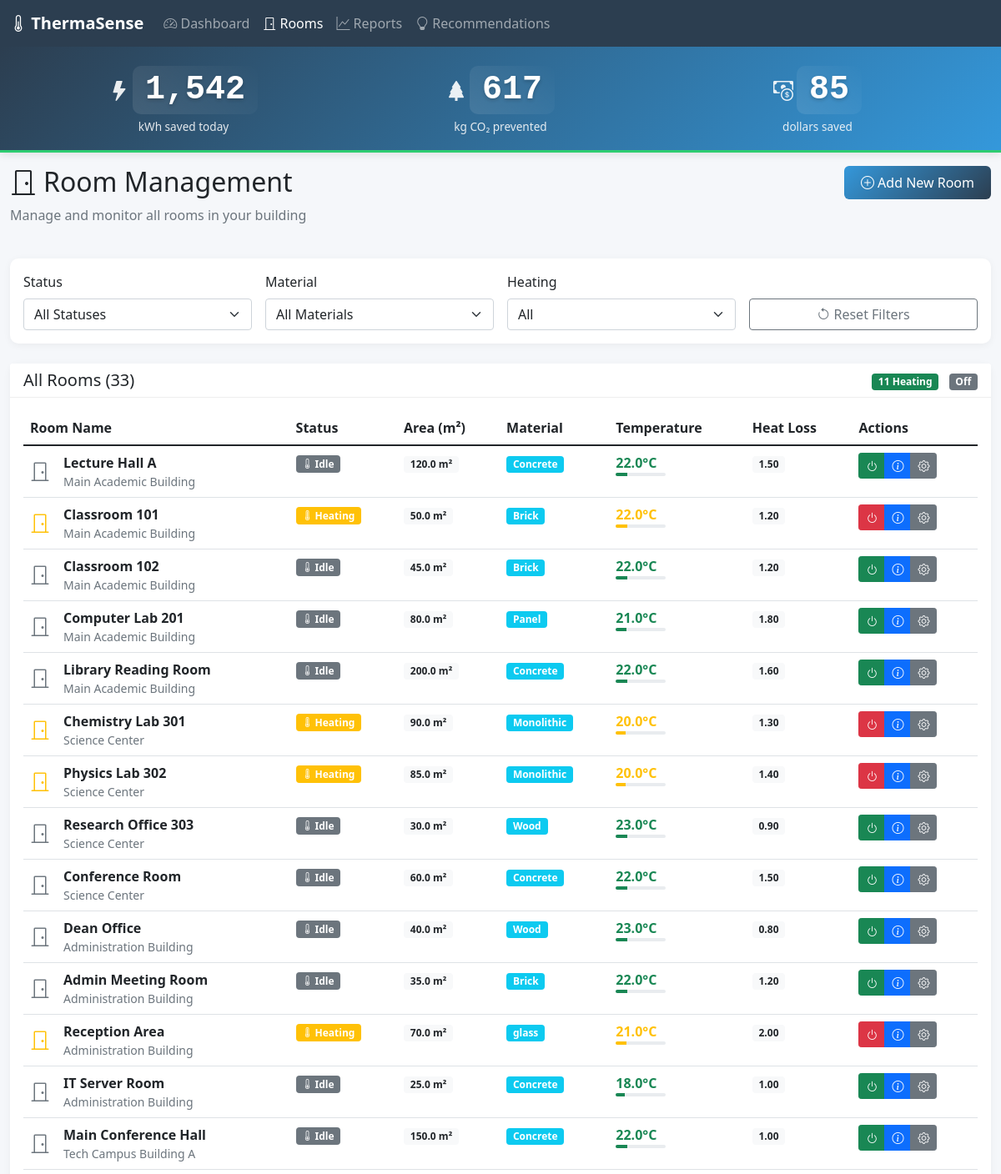
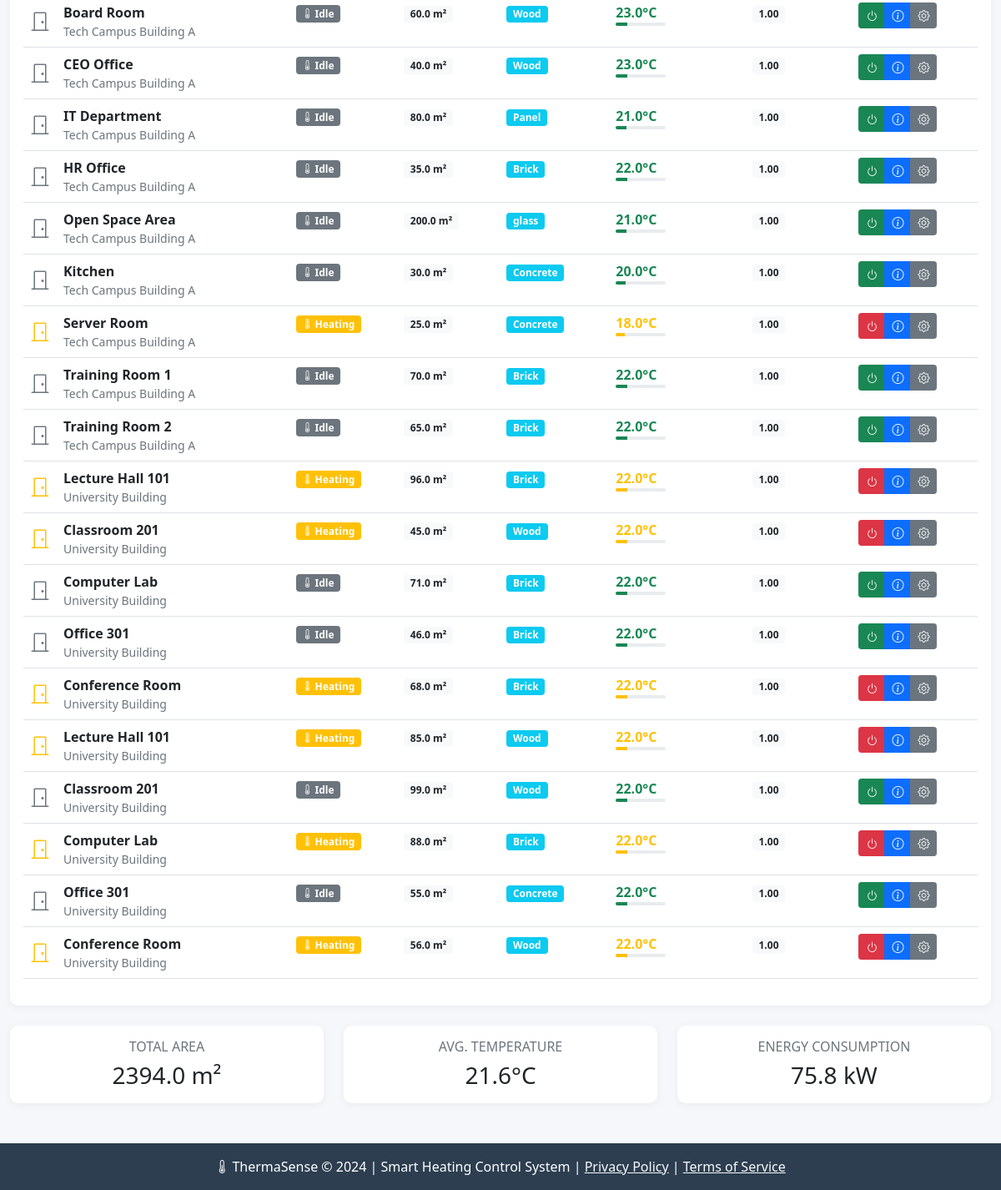
Screenshot of /core/rooms/ (signed in) with the database file from the repository (2 pictures, top to bottom).
### core/models.py (models this page shows, shortened)
class Room(models.Model):
    WALL_MATERIAL_CHOICES = [
        ('brick', 'Brick'),
        ('concrete', 'Concrete'),
        ('wood', 'Wood'),
        ('panel', 'Panel'),
        ('monolithic', 'Monolithic'),
    ]
    name = models.CharField(max_length=200)
    building = models.ForeignKey(Building, on_delete=models.CASCADE, related_name='rooms')
    area = models.FloatField(validators=[MinValueValidator(1)])
    wall_material = models.CharField(max_length=20, choices=WALL_MATERIAL_CHOICES)
    heat_loss_coefficient = models.FloatField(
        default=1.0,
        validators=[MinValueValidator(0.1), MaxValueValidator(5.0)]
    )
    heating_status = models.BooleanField(default=False)
    target_temperature = models.FloatField(default=22.0)
    comfort_temperature = models.FloatField(default=18.0)
    created_at = models.DateTimeField(auto_now_add=True)
    updated_at = models.DateTimeField(auto_now=True)
    class Meta:
        verbose_name = "Room"
        verbose_name_plural = "Rooms"

class Building(models.Model):
    name = models.CharField(max_length=200)
    address = models.TextField(blank=True)
    total_area = models.FloatField(validators=[MinValueValidator(1)])
    created_at = models.DateTimeField(auto_now_add=True)
    updated_at = models.DateTimeField(auto_now=True)
    class Meta:
        verbose_name = "Building"
        verbose_name_plural = "Buildings"

### core/views.py (the view)
# urls.py: path('rooms/', views.room_list, name='room_list'),
@login_required
def room_list(request):
    rooms = Room.objects.all()
    total_rooms = rooms.count()
    heated_rooms = rooms.filter(heating_status=True).count()
    total_area = sum(room.area for room in rooms)
    avg_temperature = sum(room.target_temperature for room in rooms) / total_rooms if total_rooms > 0 else 0
    total_power = sum(room.area * 0.1 for room in rooms if room.heating_status)
    context = {
        'rooms': rooms,
        'total_rooms': total_rooms,
        'heated_rooms': heated_rooms,
        'total_area': total_area,
        'avg_temperature': avg_temperature,
        'total_power': total_power,
    }
    return render(request, 'core/room_list.html', context)

### templates/core/room_list.html (shortened to what this page needs)
{% extends 'base.html' %}
{% block content %}
<div class="row mb-4">
    <div class="col">
        <h2><i class="bi bi-door-closed me-2"></i>Room Management</h2>
        <p class="text-muted">Manage and monitor all rooms in your building</p>
    </div>
    <div class="col-auto">
        <a href="/admin/core/room/add/" class="btn btn-thermasense">
            <i class="bi bi-plus-circle"></i> Add New Room
        </a>
    </div>
</div>
<div class="card mb-4">
    <div class="card-body">
        <div class="row g-3">
            <div class="col-md-3">
                <label class="form-label">Status</label>
                <select class="form-select" onchange="filterRooms()" id="statusFilter">
                    <option value="">All Statuses</option>
                </select>
            </div>
            <div class="col-md-3">
                <label class="form-label">Material</label>
                <select class="form-select" onchange="filterRooms()" id="materialFilter">
                    <option value="">All Materials</option>
                </select>
            </div>
            <div class="col-md-3">
                <label class="form-label">Heating</label>
                <select class="form-select" onchange="filterRooms()" id="heatingFilter">
                    <option value="">All</option>
                </select>
            </div>
            <div class="col-md-3">
                <label class="form-label">&nbsp;</label>
                <button class="btn btn-outline-secondary w-100" onclick="resetFilters()">
                    <i class="bi bi-arrow-counterclockwise"></i> Reset Filters
                </button>
            </div>
        </div>
    </div>
</div>
<div class="card">
    <div class="card-header d-flex justify-content-between align-items-center">
        <h5 class="mb-0">All Rooms ({{ rooms|length }})</h5>
        <div>
            <span class="badge bg-success me-2">{{ heated_rooms }} Heating</span>
            <span class="badge bg-secondary">{{ rooms|length|add:"-heated_rooms" }} Off</span>
        </div>
    </div>
    <div class="card-body">
        {% if rooms %}
        <div class="table-responsive">
            <table class="table table-hover">
                <thead>
                    <tr>
                        <th>Room Name</th>
                        <th>Status</th>
                        <th>Area (m²)</th>
                        <th>Material</th>
                        <th>Temperature</th>
                        <th>Heat Loss</th>
                        <th>Actions</th>
                    </tr>
                </thead>
                <tbody>
                    {% for room in rooms %}
                    <tr class="room-row"
                        data-status="{% if room.is_occupied %}occupied{% elif room.heating_status %}heating{% else %}idle{% endif %}"
                        data-material="{{ room.wall_material }}"
                        data-heating="{% if room.heating_status %}on{% else %}off{% endif %}">
                        <td>
                            <div class="d-flex align-items-center">
                                <div class="me-3">
                                    <i class="bi bi-door-closed fs-4
                                        {% if room.heating_status and room.is_occupied %}text-danger
                                        {% elif room.is_occupied %}text-success
                                        {% elif room.heating_status %}text-warning
                                        {% else %}text-secondary{% endif %}"></i>
                                </div>
                                <div>
                                    <strong>{{ room.name }}</strong>
                                    <div class="small text-muted">{{ room.building.name|default:"No building" }}</div>
                                </div>
                            </div>
                        </td>
                        <td>
                            {% if room.is_occupied %}
                                <span class="badge bg-success">
                                    <i class="bi bi-people-fill"></i> Occupied
                                </span>
                            {% elif room.heating_status %}
                                <span class="badge bg-warning">
                                    <i class="bi bi-thermometer-high"></i> Heating
                                </span>
                            {% else %}
                                <span class="badge bg-secondary">
                                    <i class="bi bi-thermometer-low"></i> Idle
                                </span>
                            {% endif %}
                        </td>
                        <td>
                            <span class="badge bg-light text-dark">{{ room.area }} m²</span>
                        </td>
                        <td>
                            <span class="badge bg-info text-white">{{ room.get_wall_material_display }}</span>
                        </td>
                        <td>
                            <div class="temperature-indicator">
                                <span class="fw-bold {% if room.heating_status %}text-warning{% else %}text-success{% endif %}">
                                    {{ room.target_temperature }}°C
                                </span>
                                <div class="progress" style="height: 4px; width: 60px;">
                                    <div class="progress-bar {% if room.heating_status %}bg-warning{% else %}bg-success{% endif %}"
                                         style="width: {{ room.target_temperature }}%"></div>
                                </div>
                            </div>
                        </td>
                        <td>
                            <span class="badge bg-light text-dark">{{ room.heat_loss_coefficient|floatformat:2 }}</span>
                        </td>
                        <td>
                            <div class="btn-group btn-group-sm">
                                <button class="btn {% if room.heating_status %}btn-danger{% else %}btn-success{% endif %}"
                                        onclick="toggleHeating('{{ room.id }}', '{{ room.heating_status }}')">
                                    <i class="bi bi-power"></i>
                                </button>
                                <a href="{% url 'room_detail' room.id %}" class="btn btn-primary">
                                    <i class="bi bi-info-circle"></i>
                                </a>
                                <a href="/admin/core/room/{{ room.id }}/change/" class="btn btn-secondary">
                                    <i class="bi bi-gear"></i>
                                </a>
                            </div>
                        </td>
                    </tr>
                    {% endfor %}
                </tbody>
            </table>
        </div>
        {% endif %}
    </div>
</div>
<div class="row mt-4">
    <div class="col-md-4">
        <div class="card">
            <div class="card-body text-center">
                <h6 class="text-uppercase text-muted mb-2">Total Area</h6>
                <h3 class="mb-0">{{ total_area|default:"0" }} m²</h3>
            </div>
        </div>
    </div>
    <div class="col-md-4">
        <div class="card">
            <div class="card-body text-center">
                <h6 class="text-uppercase text-muted mb-2">Avg. Temperature</h6>
                <h3 class="mb-0">{{ avg_temperature|default:"0"|floatformat:1 }}°C</h3>
            </div>
        </div>
    </div>
    <div class="col-md-4">
        <div class="card">
            <div class="card-body text-center">
                <h6 class="text-uppercase text-muted mb-2">Energy Consumption</h6>
                <h3 class="mb-0">{{ total_power|default:"0"|floatformat:1 }} kW</h3>
            </div>
        </div>
    </div>
</div>
{% endblock %}

### templates/base.html (shortened to what this page needs)
<!DOCTYPE html>
<html lang="en">
<head>
    <link href="https://cdn.jsdelivr.net/npm/bootstrap@5.1.3/dist/css/bootstrap.min.css" rel="stylesheet">
    <link rel="stylesheet" href="https://cdn.jsdelivr.net/npm/bootstrap-icons@1.8.1/font/bootstrap-icons.css">
</head>
<body>
    <nav class="navbar navbar-expand-lg navbar-dark" style="background-color: var(--primary-color);">
        <div class="container-fluid">
            <a class="navbar-brand" href="{% url 'dashboard' %}">
                <i class="bi bi-thermometer-half"></i> ThermaSense
            </a>
            <div class="collapse navbar-collapse" id="navbarNav">
                <ul class="navbar-nav me-auto">
                    <li class="nav-item">
                        <a class="nav-link {% if request.path == '/dashboard/' %}active{% endif %}" href="{% url 'dashboard' %}">
                            <i class="bi bi-speedometer2"></i> Dashboard
                        </a>
                    </li>
                    <li class="nav-item">
                        <a class="nav-link {% if '/rooms/' in request.path %}active{% endif %}" href="{% url 'room_list' %}">
                            <i class="bi bi-door-closed"></i> Rooms
                        </a>
                    </li>
                    <li class="nav-item">
                        <a class="nav-link {% if '/reports/' in request.path %}active{% endif %}" href="{% url 'reports' %}">
                            <i class="bi bi-graph-up"></i> Reports
                        </a>
                    </li>
                    <li class="nav-item">
                        <a class="nav-link" href="{% url 'generate_recommendations' %}">
                            <i class="bi bi-lightbulb"></i> Recommendations
                        </a>
                    </li>
                </ul>
            </div>
        </div>
    </nav>
<div class="live-counter-container py-2" style="background: linear-gradient(135deg, #2c3e50, #3498db); color: white;">
    <div class="container">
        <div class="row text-center">
            <div class="col-md-4">
                <div class="counter-item">
                    <i class="bi bi-lightning-fill fs-4"></i>
                    <div class="counter display-6 fw-bold" data-target="1542">0</div>
                    <small class="text-light">kWh saved today</small>
                </div>
            </div>
            <div class="col-md-4">
                <div class="counter-item">
                    <i class="bi bi-tree-fill fs-4"></i>
                    <div class="counter display-6 fw-bold" data-target="617">0</div>
                    <small class="text-light">kg CO₂ prevented</small>
                </div>
            </div>
            <div class="col-md-4">
                <div class="counter-item">
                    <i class="bi bi-cash-coin fs-4"></i>
                    <div class="counter display-6 fw-bold" data-target="85">0</div>
                    <small class="text-light">dollars saved</small>
                </div>
            </div>
        </div>
    </div>
</div>
    <div class="container-fluid mt-3">
        {% block content %}{% endblock %}
    </div>
    <footer class="mt-5 py-3 text-center" style="background-color: var(--primary-color); color: white;">
        <div class="container">
            <p class="mb-0">
                <i class="bi bi-thermometer-half"></i> ThermaSense &copy; 2024
                | Smart Heating Control System
                | <a href="#" class="text-light">Privacy Policy</a>
                | <a href="#" class="text-light">Terms of Service</a>
            </p>
        </div>
    </footer>
</body>
</html>

### templates/base.html (style rules this page uses)
:root { --primary-color: #2c3e50; --secondary-color: #3498db; --success-color: #27ae60; --warning-color: #f39c12; --danger-color: #e74c3c; --light-bg: #f8f9fa; }
body { background-color: #f5f7fa; font-family: 'Segoe UI', Tahoma, Geneva, Verdana, sans-serif; }
.navbar-brand { font-weight: 600; }
.card { border: none; border-radius: 10px; box-shadow: 0 2px 10px rgba(0,0,0,0.05); transition: transform 0.2s; }
.btn-thermasense { background: linear-gradient(135deg, #3498db, #2c3e50); color: white; border: none; border-radius: 6px; padding: 8px 20px; }
.card-header { background-color: white; border-bottom: 1px solid #eee; font-weight: 600; }
.live-counter-container { box-shadow: 0 2px 10px rgba(0,0,0,0.1); border-bottom: 3px solid #2ecc71; }
.counter-item { padding: 10px; transition: transform 0.3s; }
.counter { font-family: 'Courier New', monospace; text-shadow: 0 2px 4px rgba(0,0,0,0.2); background: linear-gradient(45deg, rgba(255,255,255,0.1), transparent); padding: 5px 15px; border-radius: 10px; display: inline-block; margin: 5px 0; }
.counter-item i { opacity: 0.9; margin-bottom: 5px; }
.counter-item small { display: block; font-size: 0.85rem; opacity: 0.9; }

### rows the page displays
Room: heating_status False (drawn), name "Lecture Hall A", building.name "Main Academic Building", area "120.0", wall_material "Concrete", target_temperature "22.0", heat_loss_coefficient "1.50"
Room: heating_status True (drawn), name "Classroom 101", building.name "Main Academic Building", area "50.0", wall_material "Brick", target_temperature "22.0", heat_loss_coefficient "1.20"
Room: heating_status False (drawn), name "Classroom 102", building.name "Main Academic Building", area "45.0", wall_material "Brick", target_temperature "22.0", heat_loss_coefficient "1.20"
Room: heating_status False (drawn), name "Computer Lab 201", building.name "Main Academic Building", area "80.0", wall_material "Panel", target_temperature "21.0", heat_loss_coefficient "1.80"
Room: heating_status False (drawn), name "Library Reading Room", building.name "Main Academic Building", area "200.0", wall_material "Concrete", target_temperature "22.0", heat_loss_coefficient "1.60"
Room: heating_status True (drawn), name "Chemistry Lab 301", building.name "Science Center", area "90.0", wall_material "Monolithic", target_temperature "20.0", heat_loss_coefficient "1.30"
Room: heating_status True (drawn), name "Physics Lab 302", building.name "Science Center", area "85.0", wall_material "Monolithic", target_temperature "20.0", heat_loss_coefficient "1.40"
Room: heating_status False (drawn), name "Research Office 303", building.name "Science Center", area "30.0", wall_material "Wood", target_temperature "23.0", heat_loss_coefficient "0.90"
Room: heating_status False (drawn), name "Conference Room", building.name "Science Center", area "60.0", wall_material "Concrete", target_temperature "22.0", heat_loss_coefficient "1.50"
Room: heating_status False (drawn), name "Dean Office", building.name "Administration Building", area "40.0", wall_material "Wood", target_temperature "23.0", heat_loss_coefficient "0.80"
Room: heating_status False (drawn), name "Admin Meeting Room", building.name "Administration Building", area "35.0", wall_material "Brick", target_temperature "22.0", heat_loss_coefficient "1.20"
Room: heating_status True (drawn), name "Reception Area", building.name "Administration Building", area "70.0", wall_material "glass", target_temperature "21.0", heat_loss_coefficient "2.00"
Room: heating_status False (drawn), name "IT Server Room", building.name "Administration Building", area "25.0", wall_material "Concrete", target_temperature "18.0", heat_loss_coefficient "1.00"
Room: heating_status False (drawn), name "Main Conference Hall", building.name "Tech Campus Building A", area "150.0", wall_material "Concrete", target_temperature "22.0", heat_loss_coefficient "1.00"
Room: heating_status False (drawn), name "Board Room", building.name "Tech Campus Building A", area "60.0", wall_material "Wood", target_temperature "23.0", heat_loss_coefficient "1.00"
Room: heating_status False (drawn), name "CEO Office", building.name "Tech Campus Building A", area "40.0", wall_material "Wood", target_temperature "23.0", heat_loss_coefficient "1.00"
Room: heating_status False (drawn), name "IT Department", building.name "Tech Campus Building A", area "80.0", wall_material "Panel", target_temperature "21.0", heat_loss_coefficient "1.00"
Room: heating_status False (drawn), name "HR Office", building.name "Tech Campus Building A", area "35.0", wall_material "Brick", target_temperature "22.0", heat_loss_coefficient "1.00"
Room: heating_status False (drawn), name "Open Space Area", building.name "Tech Campus Building A", area "200.0", wall_material "glass", target_temperature "21.0", heat_loss_coefficient "1.00"
Room: heating_status False (drawn), name "Kitchen", building.name "Tech Campus Building A", area "30.0", wall_material "Concrete", target_temperature "20.0", heat_loss_coefficient "1.00"
Room: heating_status True (drawn), name "Server Room", building.name "Tech Campus Building A", area "25.0", wall_material "Concrete", target_temperature "18.0", heat_loss_coefficient "1.00"
Room: heating_status False (drawn), name "Training Room 1", building.name "Tech Campus Building A", area "70.0", wall_material "Brick", target_temperature "22.0", heat_loss_coefficient "1.00"
Room: heating_status False (drawn), name "Training Room 2", building.name "Tech Campus Building A", area "65.0", wall_material "Brick", target_temperature "22.0", heat_loss_coefficient "1.00"
Room: heating_status True (drawn), name "Lecture Hall 101", building.name "University Building", area "96.0", wall_material "Brick", target_temperature "22.0", heat_loss_coefficient "1.00"
Room: heating_status True (drawn), name "Classroom 201", building.name "University Building", area "45.0", wall_material "Wood", target_temperature "22.0", heat_loss_coefficient "1.00"
Room: heating_status False (drawn), name "Computer Lab", building.name "University Building", area "71.0", wall_material "Brick", target_temperature "22.0", heat_loss_coefficient "1.00"
Room: heating_status False (drawn), name "Office 301", building.name "University Building", area "46.0", wall_material "Brick", target_temperature "22.0", heat_loss_coefficient "1.00"
Room: heating_status True (drawn), name "Conference Room", building.name "University Building", area "68.0", wall_material "Brick", target_temperature "22.0", heat_loss_coefficient "1.00"
Room: heating_status True (drawn), name "Lecture Hall 101", building.name "University Building", area "85.0", wall_material "Wood", target_temperature "22.0", heat_loss_coefficient "1.00"
Room: heating_status False (drawn), name "Classroom 201", building.name "University Building", area "99.0", wall_material "Wood", target_temperature "22.0", heat_loss_coefficient "1.00"
Room: heating_status True (drawn), name "Computer Lab", building.name "University Building", area "88.0", wall_material "Brick", target_temperature "22.0", heat_loss_coefficient "1.00"
Room: heating_status False (drawn), name "Office 301", building.name "University Building", area "55.0", wall_material "Concrete", target_temperature "22.0", heat_loss_coefficient "1.00"
Room: heating_status True (drawn), name "Conference Room", building.name "University Building", area "56.0", wall_material "Wood", target_temperature "22.0", heat_loss_coefficient "1.00"

### other values shown
{{ rooms|length }} "33"
{{ heated_rooms }} "11"
{{ total_area|default:"0" }} "2394.0"
{{ avg_temperature|default:"0"|floatformat:1 }} "21.6"
{{ total_power|default:"0"|floatformat:1 }} "75.8"
